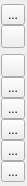
<?xml version="1.0" encoding="UTF-8"?>
<ui version="4.0">
 <class>mqCameraControlsWidget</class>
 <widget class="QWidget" name="mqCameraControlsWidget">
  <property name="geometry">
   <rect>
    <x>0</x>
    <y>0</y>
    <width>27</width>
    <height>186</height>
   </rect>
  </property>
  <property name="sizePolicy">
   <sizepolicy hsizetype="Fixed" vsizetype="Expanding">
    <horstretch>0</horstretch>
    <verstretch>0</verstretch>
   </sizepolicy>
  </property>
  <property name="windowTitle">
   <string>Form</string>
  </property>
  <layout class="QVBoxLayout" name="mainLayout">
   <property name="spacing">
    <number>0</number>
   </property>
   <property name="leftMargin">
    <number>0</number>
   </property>
   <property name="topMargin">
    <number>0</number>
   </property>
   <property name="rightMargin">
    <number>0</number>
   </property>
   <property name="bottomMargin">
    <number>0</number>
   </property>
   <item>
    <layout class="QHBoxLayout" name="horizontalLayout" stretch="0">
     <property name="spacing">
      <number>0</number>
     </property>
     <property name="topMargin">
      <number>1</number>
     </property>
     <property name="bottomMargin">
      <number>0</number>
     </property>
     <item>
      <layout class="QVBoxLayout" name="verticalLayout">
       <property name="spacing">
        <number>0</number>
       </property>
       <item alignment="Qt::AlignHCenter">
        <widget class="QToolButton" name="CameraCentreOfMassToggle">
         <property name="toolTip">
          <string>Toggle camera : centered at (x,y,z) = (0,0,0) / or at the centre of mass of all opened objects</string>
         </property>
         <property name="text">
          <string>...</string>
         </property>
         <property name="icon">
          <iconset resource="../Icons/icons.qrc">
           <normaloff>:/Icons/move_cam.png</normaloff>
           <normalon>:/Icons/move_cam2.png</normalon>:/Icons/move_cam.png</iconset>
         </property>
         <property name="checkable">
          <bool>true</bool>
         </property>
        </widget>
       </item>
       <item alignment="Qt::AlignHCenter">
        <widget class="QToolButton" name="CameraOrthoPerspectiveToggle">
         <property name="toolTip">
          <string>Toggle camera : orthographic or perspective projection</string>
         </property>
         <property name="text">
          <string/>
         </property>
         <property name="icon">
          <iconset resource="../Icons/icons.qrc">
           <normaloff>:/Icons/camera_ortho.png</normaloff>
           <normalon>:/Icons/camera_persp.png</normalon>:/Icons/camera_ortho.png</iconset>
         </property>
         <property name="checkable">
          <bool>true</bool>
         </property>
         <property name="checked">
          <bool>false</bool>
         </property>
        </widget>
       </item>
       <item>
        <widget class="Line" name="line">
         <property name="sizePolicy">
          <sizepolicy hsizetype="Fixed" vsizetype="Fixed">
           <horstretch>0</horstretch>
           <verstretch>0</verstretch>
          </sizepolicy>
         </property>
         <property name="frameShadow">
          <enum>QFrame::Plain</enum>
         </property>
         <property name="orientation">
          <enum>Qt::Horizontal</enum>
         </property>
        </widget>
       </item>
       <item>
        <widget class="Line" name="line_2">
         <property name="sizePolicy">
          <sizepolicy hsizetype="Fixed" vsizetype="Fixed">
           <horstretch>0</horstretch>
           <verstretch>0</verstretch>
          </sizepolicy>
         </property>
         <property name="orientation">
          <enum>Qt::Horizontal</enum>
         </property>
        </widget>
       </item>
       <item alignment="Qt::AlignHCenter">
        <widget class="QToolButton" name="CameraFront">
         <property name="toolTip">
          <string>Move Camera: view objects from front side</string>
         </property>
         <property name="text">
          <string/>
         </property>
         <property name="icon">
          <iconset resource="../Icons/icons.qrc">
           <normaloff>:/Icons/camera_front.png</normaloff>:/Icons/camera_front.png</iconset>
         </property>
         <property name="checkable">
          <bool>false</bool>
         </property>
        </widget>
       </item>
       <item alignment="Qt::AlignHCenter">
        <widget class="QToolButton" name="CameraBack">
         <property name="toolTip">
          <string>Move Camera: view objects from back side</string>
         </property>
         <property name="text">
          <string>...</string>
         </property>
         <property name="icon">
          <iconset resource="../Icons/icons.qrc">
           <normaloff>:/Icons/camera_back.png</normaloff>:/Icons/camera_back.png</iconset>
         </property>
         <property name="checkable">
          <bool>false</bool>
         </property>
        </widget>
       </item>
       <item alignment="Qt::AlignHCenter">
        <widget class="QToolButton" name="CameraRight">
         <property name="toolTip">
          <string>Move Camera: view objects from right side</string>
         </property>
         <property name="text">
          <string>...</string>
         </property>
         <property name="icon">
          <iconset resource="../Icons/icons.qrc">
           <normaloff>:/Icons/camera_right.png</normaloff>:/Icons/camera_right.png</iconset>
         </property>
        </widget>
       </item>
       <item alignment="Qt::AlignHCenter">
        <widget class="QToolButton" name="CameraLeft">
         <property name="toolTip">
          <string>Move Camera: view objects from left side</string>
         </property>
         <property name="text">
          <string>...</string>
         </property>
         <property name="icon">
          <iconset resource="../Icons/icons.qrc">
           <normaloff>:/Icons/camera_left.png</normaloff>:/Icons/camera_left.png</iconset>
         </property>
        </widget>
       </item>
       <item alignment="Qt::AlignHCenter">
        <widget class="QToolButton" name="CameraAbove">
         <property name="toolTip">
          <string>Move Camera: view objects from above</string>
         </property>
         <property name="text">
          <string>...</string>
         </property>
         <property name="icon">
          <iconset resource="../Icons/icons.qrc">
           <normaloff>:/Icons/camera_above.png</normaloff>:/Icons/camera_above.png</iconset>
         </property>
        </widget>
       </item>
       <item alignment="Qt::AlignHCenter">
        <widget class="QToolButton" name="CameraBelow">
         <property name="toolTip">
          <string>Move Camera: view objects from below</string>
         </property>
         <property name="text">
          <string>...</string>
         </property>
         <property name="icon">
          <iconset resource="../Icons/icons.qrc">
           <normaloff>:/Icons/camera_below.png</normaloff>:/Icons/camera_below.png</iconset>
         </property>
        </widget>
       </item>
      </layout>
     </item>
    </layout>
   </item>
  </layout>
 </widget>
 <resources>
  <include location="../Icons/icons.qrc"/>
 </resources>
 <connections/>
</ui>
